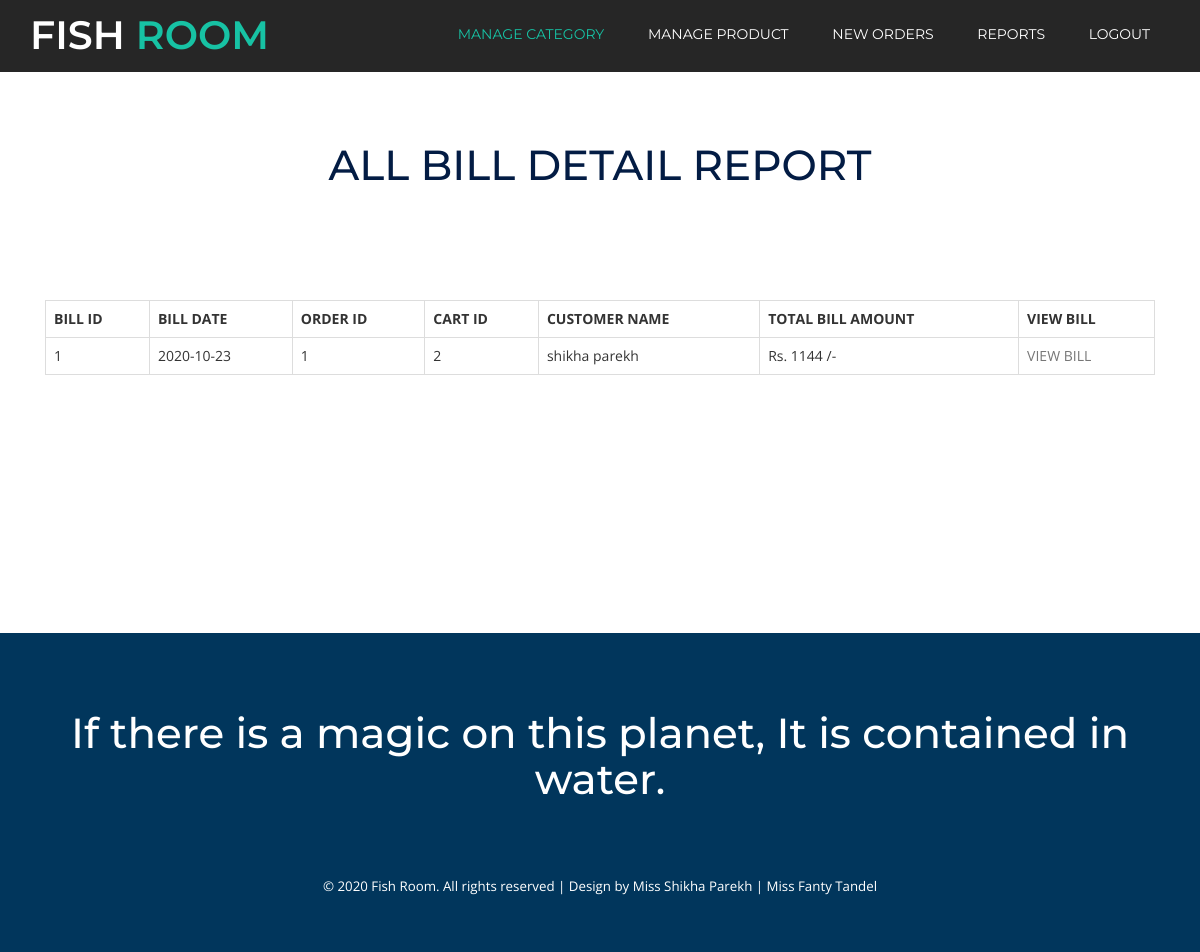
The app's page /admin_view_all_bill_report.php with its own data.
### tables this page shows
CREATE TABLE IF NOT EXISTS `bill_detail` (
  `bill_id` int(10) NOT NULL,
  `bill_date` date NOT NULL,
  `order_id` int(10) NOT NULL,
  `cart_id` int(10) NOT NULL,
  `cust_id` int(10) NOT NULL,
  `bill_amt` int(10) NOT NULL,
  PRIMARY KEY (`bill_id`)
);

CREATE TABLE IF NOT EXISTS `cust_regis` (
  `cust_id` int(10) NOT NULL,
  `cust_name` varchar(50) NOT NULL,
  `address` varchar(200) NOT NULL,
  `city` varchar(50) NOT NULL,
  `pincode` int(10) NOT NULL,
  `mobile_no` varchar(10) NOT NULL,
  `email_id` varchar(50) NOT NULL,
  `pwd` varchar(10) NOT NULL,
  PRIMARY KEY (`cust_id`)
);

### admin_view_all_bill_report.php (the view, shortened to what this page needs)
<?php
include("admin_header.php");
?>
<div class="content">
			<div class="contact-w3l">
				<div class="container">
					<h2 class="tittle">ALL BILL DETAIL REPORT</h2>
					<div class="contact-map">
					<div class="contact_top">
						<div class="col-md-12 contact_left">
							<div class="company_ad">
							<?php
							$qur=mysql_query("select * from bill_detail");
							if(mysql_num_rows($qur)>0)
							{
								echo "<table class='table table-bordered'>
										<tr>
											<th>BILL ID</th>
											<th>BILL DATE</th>
											<th>ORDER ID</th>
											<th>CART ID</th>
											<th>CUSTOMER NAME</th>
											<th>TOTAL BILL AMOUNT</th>
											<th>VIEW BILL</th>
										</tr>";
									while($q=mysql_fetch_array($qur))
									{
										echo "<tr>";
										echo "<td>$q[0]</td>";
										echo "<td>$q[1]</td>";
										echo "<td>$q[2]</td>";
										echo "<td>$q[3]</td>";
										$qur2=mysql_query("select * from cust_regis where cust_id='$q[4]'");
										$q2=mysql_fetch_array($qur2);
										echo "<td>$q2[1]</td>";
										echo "<td>Rs. $q[5] /-</td>";
										echo "<td><a href='bill.php?bid=$q[0]' target='_blank'>VIEW BILL</a></td>";
										echo "</tr>";
									}
								echo "</table>";
							}
							else{
								echo "<h2>No Order Found</h2>";
							}
							?>
							</div>
						</div>
						<div class="clearfix"> </div>
					</div>
				</div>
			</div>
		</div>
</div>
</div>
<?php
include("footer.php");
?>

### css/style.css (style rules this page uses)
body { font-family: 'Open Sans', sans-serif; }
body a { transition: 0.5s all; -webkit-transition: 0.5s all; -o-transition: 0.5s all; -moz-transition: 0.5s all; -ms-transition: 0.5s all; }
h1,h2,h3,h4,h5,h6 { margin:0; padding:0; font-family: 'Montserrat', sans-serif; }
h2.tittle { font-size: 3em; color: #031C44; text-align:center; }
.page-w3, .contact-w3l { padding:5em 0; }
.table > thead > tr > th, .table > tbody > tr > th, .table > tfoot > tr > th, .table > thead > tr > td, .table > tbody > tr > td, .table > tfoot > tr > td { padding: 8px; line-height: 1.42857143; vertical-align: top; border-top: none; }
.contact_top { padding:4em 0 0em 0; }
.contact-map { margin-top: 4em; }
.company_ad a { color: #777; }

### records on screen
bill_detail: bill_id "1", bill_date "2020-10-23", order "1", cart "2", cust.cust_name "shikha parekh", bill_amt "1144"
